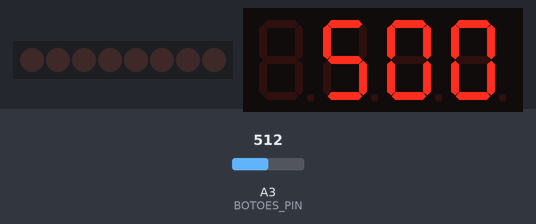
This sketch was run on a simulated Arduino Uno, built with avr-gcc and run on an emulated ATmega328P. On the bench: 8 shift-register outputs drawn as a row of LEDs (first output left, lit = HIGH), 4-digit seven-segment display. Wiring (inferred from the names in the program): shift register (74HC595): data pin 2; shift clock pin 4; latch pin 3. Wiring (inferred from the signals the program sends): row of LEDs: on Q0, Q1, Q2, Q3, Q4, Q5, Q6, Q7. The inputs (shaded band) are chosen by the test bench; at power-on: A3 (BOTOES_PIN) = 512.

Above: at 0.1 s.
At 0.6 s:
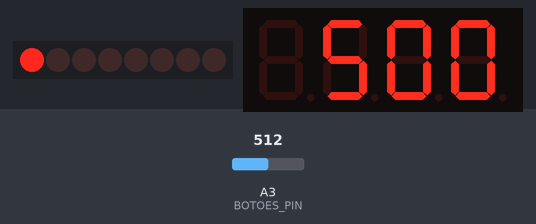
At 1.25 s:
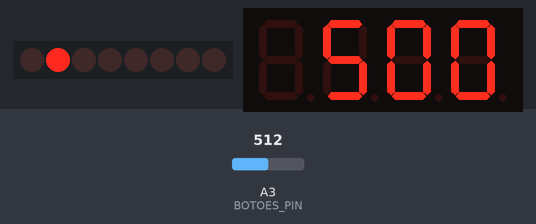
At 2.1 s:
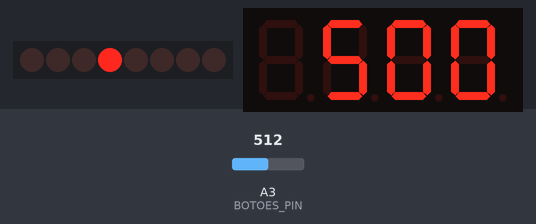
At 3.26 s:
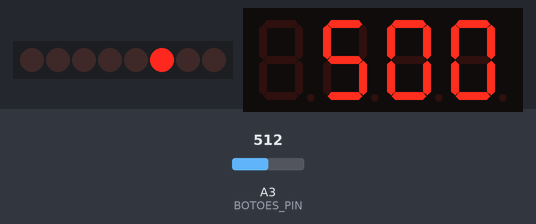
At 4.1 s:
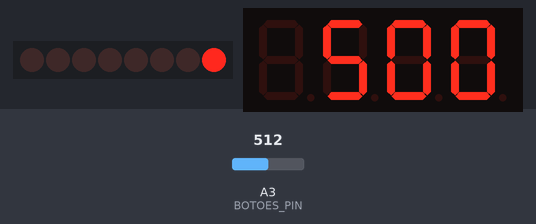
Timing chart, 0 to 40.0 s (numbered marks = the images above):
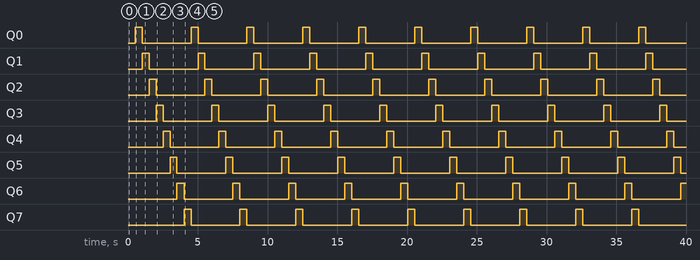

The sketch:

ex_07.ino
```cpp
#include <ShiftRegister74HC595.h>
#include <ShiftDisplay.h>

#define DATA_PIN 2
#define LATCH_PIN 3
#define CLOCK_PIN 4
#define BOTOES_PIN A3

#define BOTAO_0  0
#define BOTAO_1  1
#define BOTAO_2  2
#define NAO_PRESSIONADO -1

int vbotao_0 = 680, vbotao_1=829, vbotao_2=927;

long intervalo = 500;
unsigned long tempoPassado = 0;

long botaoDelay = 250;
unsigned long tempoAtualBotao;
unsigned long tempoPassadoBotao = 0;

unsigned long ultimoRepique = 0;
unsigned long repiqueDelay = 50; // delay do repique

int posicao = 0;

ShiftRegister74HC595 leds(1, DATA_PIN, CLOCK_PIN, LATCH_PIN);
ShiftDisplay display7s(COMMON_CATHODE, 4);

void setup(){

}

void loop(){
  unsigned long tempoAtual = millis();
  int botaoPressionado = leBotao();

  if(botaoPressionado != NAO_PRESSIONADO){
    tempoAtualBotao = millis();

    if(tempoAtualBotao - tempoPassadoBotao >= botaoDelay){
      tempoPassadoBotao = tempoAtualBotao;

      if(botaoPressionado == BOTAO_0){
        intervalo += 100;

      } else if(botaoPressionado == BOTAO_1){
        if(intervalo > 100){
          intervalo -= 100;
        }
      }
    }
  }

  if(tempoAtual - tempoPassado >= intervalo){
    tempoPassado = tempoAtual;

    leds.setAllLow();
    leds.set(posicao, 1);
    posicao += 1;
  }

  if(posicao > 7){
    posicao = 0;
  }

  display7s.set(intervalo);
  display7s.show();

}
// FUNÇÕES

int leBotao(){
  int dado = analogRead(BOTOES_PIN);

  if (dado>= (vbotao_0 - 10) && dado <= (vbotao_0 + 10)){
    return BOTAO_0;

  } else if (dado>= (vbotao_1 - 10) && dado <= (vbotao_1 + 10)){
    return BOTAO_1;

  } else if (dado>= (vbotao_2 - 10) && dado <= (vbotao_2 + 10)){
    return BOTAO_2;

  } else {
    return NAO_PRESSIONADO;
  }

}

int leBotaoRepique() {
  int botaoLido = leBotao(); // leitura inicial do botão
  if (botaoLido != NAO_PRESSIONADO) { // se o botão foi pressionado
    unsigned long tempoAtual = millis(); // inicia um contador ao ser detecado um botao pressionado
    if (tempoAtual - ultimoRepique > repiqueDelay) { // verifica se o intervalo entre o ultimo repique e o atual ultrapassou o valor definido para o delay
      ultimoRepique = tempoAtual; // atualiza o tempo do último repique
      return botaoLido;
    }
  } else {
    return NAO_PRESSIONADO;
  }
}
```

Measured:
- by itself, Q0–7: alternates HIGH for 0.50 s and LOW for 3.5 s
- by itself, everything shown: repeats every 4.0 s, in 8 steps
- what the display in image 1 shows lasts 0.5 s, from 0.5 s to 1.0 s
